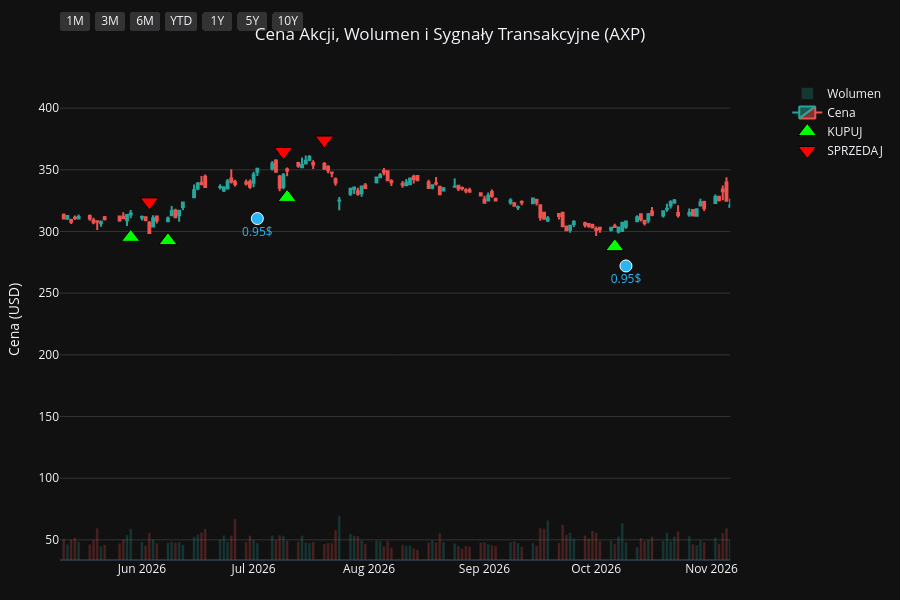
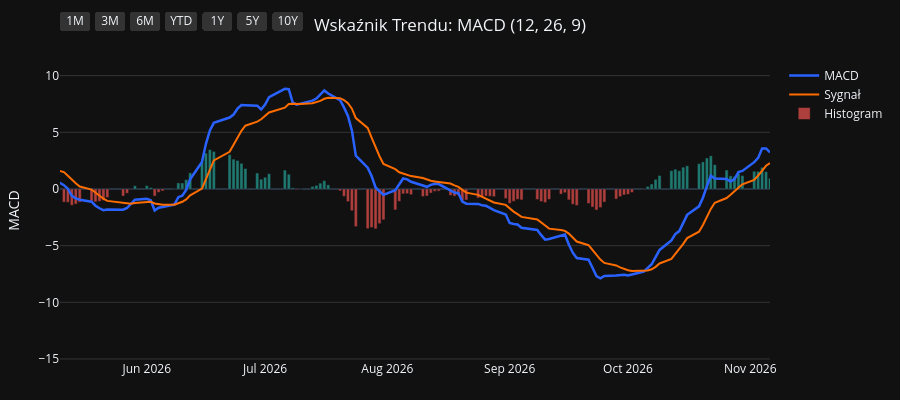
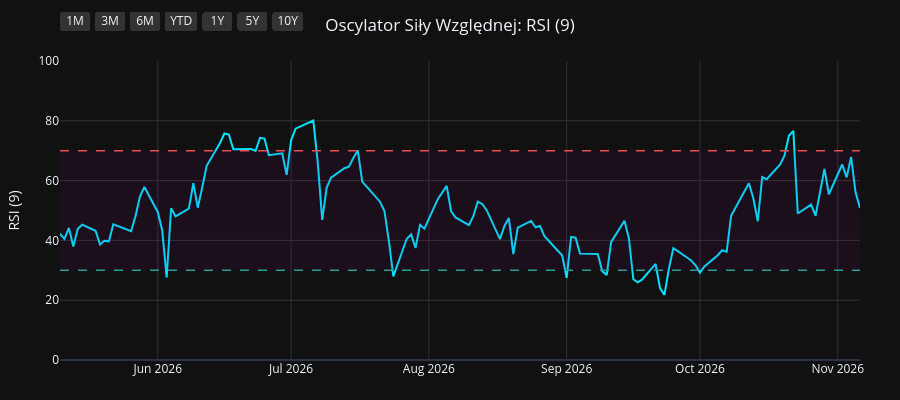
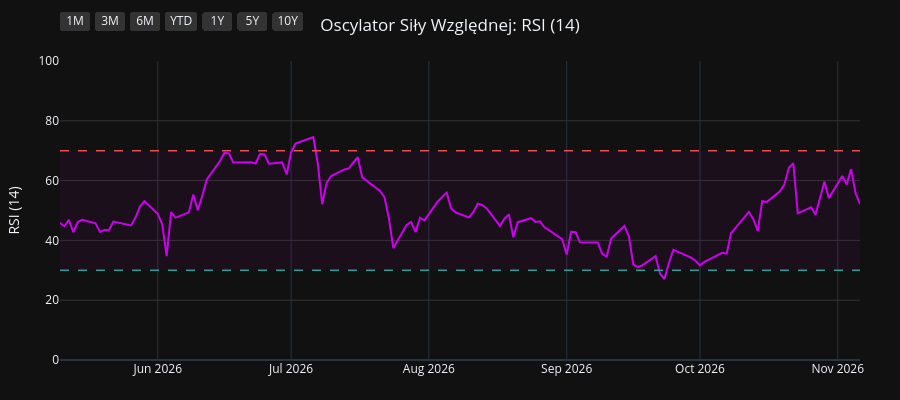

The code cell stored with these charts, in order, in its notebook:
### Code cell
import os
import yfinance as yf
import pandas as pd
import pandas_ta as ta
import plotly.graph_objects as go
from plotly.subplots import make_subplots

# 1. Pobranie i przygotowanie danych
symbol = os.environ.get("STOCK_TICKER", "").strip().upper()
if not symbol:
    raise RuntimeError("Set STOCK_TICKER before running price_extractor.ipynb")
df = yf.Ticker(symbol).history(period="10y")
df.index = df.index.tz_localize(None)

# Wskaźniki i sygnały
df.ta.macd(fast=12, slow=26, signal=9, append=True)
df.ta.rsi(length=9, append=True)
df.ta.rsi(length=14, append=True)
df.ta.rsi(length=21, append=True)
df.dropna(inplace=True)

macd = df['MACD_12_26_9']
signal = df['MACDs_12_26_9']
wczorajszy_macd = macd.shift(1)
wczorajszy_signal = signal.shift(1)

df['Decyzja'] = 'BRAK'
df.loc[(macd > signal) & (wczorajszy_macd <= wczorajszy_signal), 'Decyzja'] = 'KUPUJ'
df.loc[(macd < signal) & (wczorajszy_macd >= wczorajszy_signal), 'Decyzja'] = 'SPRZEDAJ'

df_kupuj = df[df['Decyzja'] == 'KUPUJ']
df_sprzedaj = df[df['Decyzja'] == 'SPRZEDAJ']
df_dywidendy = df[df['Dividends'] > 0]
df_splity = df[df['Stock Splits'] > 0]

# Wspólna konfiguracja osi X
konfiguracja_osi_x = dict(
    type="date",
    showspikes=True, spikemode="across", spikesnap="cursor", spikedash="dot", spikecolor="#ffffff", spikethickness=1, hoverformat="%Y-%m-%d",
    rangeselector=dict(
        buttons=list([
            dict(count=1, label="1M", step="month", stepmode="backward"),
            dict(count=3, label="3M", step="month", stepmode="backward"),
            dict(count=6, label="6M", step="month", stepmode="backward"),
            dict(count=1, label="YTD", step="year", stepmode="todate"),
            dict(count=1, label="1Y", step="year", stepmode="backward"),
            dict(count=5, label="5Y", step="year", stepmode="backward"),
            dict(step="all", label="10Y")
        ]),
        bgcolor="#333333", activecolor="#2962ff", x=0, y=1.1
    )
)

# ==========================================
# WYKRES 1: CENA + WOLUMEN + SYGNAŁY
# ==========================================
fig1 = make_subplots(specs=[[{"secondary_y": True}]])

kolory_wolumenu = ['#26a69a' if row['Close'] >= row['Open'] else '#ef5350' for index, row in df.iterrows()]
fig1.add_trace(go.Bar(x=df.index, y=df['Volume'], marker_color=kolory_wolumenu, opacity=0.25, name='Wolumen'), secondary_y=True)
fig1.add_trace(go.Candlestick(x=df.index, open=df['Open'], high=df['High'], low=df['Low'], close=df['Close'], name='Cena', increasing_line_color='#26a69a', decreasing_line_color='#ef5350'), secondary_y=False)
fig1.add_trace(go.Scatter(x=df_kupuj.index, y=df_kupuj['Low'] * 0.95, customdata=df_kupuj[['Low', 'High']], mode='markers', marker=dict(symbol='triangle-up', size=16, color='#00ff00', line=dict(width=1, color='black')), name='KUPUJ', hovertemplate='KUPUJ<br>Najniższa: %{customdata[0]:.2f}<br>Najwyższa: %{customdata[1]:.2f}<extra></extra>'), secondary_y=False)
fig1.add_trace(go.Scatter(x=df_sprzedaj.index, y=df_sprzedaj['High'] * 1.05, customdata=df_sprzedaj[['Low', 'High']], mode='markers', marker=dict(symbol='triangle-down', size=16, color='#ff0000', line=dict(width=1, color='black')), name='SPRZEDAJ', hovertemplate='SPRZEDAJ<br>Najniższa: %{customdata[0]:.2f}<br>Najwyższa: %{customdata[1]:.2f}<extra></extra>'), secondary_y=False)

if not df_dywidendy.empty:
    fig1.add_trace(go.Scatter(x=df_dywidendy.index, y=df_dywidendy['Low'] * 0.90, mode='markers+text', marker=dict(symbol='circle', size=12, color='#29b6f6', line=dict(width=1, color='white')), text=df_dywidendy['Dividends'].apply(lambda x: f"{x}$"), textposition="bottom center", name='Dywidenda', showlegend=False, hovertemplate='Dywidenda: %{text}<extra></extra>', textfont=dict(color="#29b6f6")), secondary_y=False)
if not df_splity.empty:
                    fig1.add_trace(go.Scatter(x=df_splity.index, y=df_splity['High'], mode='markers+text', marker=dict(symbol='star', size=16, color='#ffee58', line=dict(width=1, color='black')), text=df_splity['Stock Splits'].apply(lambda x: f"{x:g}:1" if x >= 1 else f"1:{1 / x:g}"), textposition="top center", name='Split', hovertemplate='%{text}<extra></extra>', textfont=dict(color="#ffee58")), secondary_y=False)

fig1.update_layout(title=dict(text=f"Cena Akcji, Wolumen i Sygnały Transakcyjne ({symbol})", x=0.5, xanchor='center'), dragmode='pan', xaxis_rangeslider_visible=False, template='plotly_dark', height=600, hovermode='x unified', margin=dict(l=60, r=40, t=60, b=40))
fig1.update_xaxes(**konfiguracja_osi_x)
fig1.update_xaxes(range=[df.index.max() - pd.Timedelta(days=180), df.index.max()])
fig1.update_yaxes(title_text="Cena (USD)", secondary_y=False, gridcolor='#333333')
fig1.update_yaxes(range=[0, df['Volume'].max() * 4], showgrid=False, showticklabels=False, secondary_y=True)
fig1.show(config={'scrollZoom': True})

# ==========================================
# WYKRES 2: WSKAŹNIK MACD
# ==========================================
fig2 = go.Figure()
fig2.add_trace(go.Scatter(x=df.index, y=df['MACD_12_26_9'], line=dict(color='#2962ff', width=2.5), name='MACD'))
fig2.add_trace(go.Scatter(x=df.index, y=df['MACDs_12_26_9'], line=dict(color='#ff6d00', width=2), name='Sygnał'))
kolory_macd = ['#26a69a' if val >= 0 else '#ef5350' for val in df['MACDh_12_26_9']]
fig2.add_trace(go.Bar(x=df.index, y=df['MACDh_12_26_9'], marker_color=kolory_macd, name='Histogram', opacity=0.7))
fig2.update_layout(title=dict(text="Wskaźnik Trendu: MACD (12, 26, 9)", x=0.5, xanchor='center'), dragmode='pan', xaxis_rangeslider_visible=False, template='plotly_dark', height=400, hovermode='x unified', margin=dict(l=60, r=40, t=60, b=40))
fig2.update_xaxes(**konfiguracja_osi_x)
fig2.update_xaxes(range=[df.index.max() - pd.Timedelta(days=180), df.index.max()])
fig2.update_yaxes(title_text="MACD", gridcolor='#333333')
fig2.show(config={'scrollZoom': True})

# ==========================================
# WYKRES 3: OSCYLATOR RSI (9)
# ==========================================
fig3 = go.Figure()
fig3.add_trace(go.Scatter(x=df.index, y=df['RSI_9'], line=dict(color='#00e5ff', width=2), name='RSI (9)'))
fig3.add_hline(y=70, line_dash="dash", line_color="#ef5350", line_width=1.5)
fig3.add_hline(y=30, line_dash="dash", line_color="#26a69a", line_width=1.5)
fig3.add_hrect(y0=30, y1=70, line_width=0, fillcolor="purple", opacity=0.1)
fig3.update_layout(title=dict(text="Oscylator Siły Względnej: RSI (9)", x=0.5, xanchor='center'), dragmode='pan', xaxis_rangeslider_visible=False, template='plotly_dark', height=400, hovermode='x unified', margin=dict(l=60, r=40, t=60, b=40))
fig3.update_xaxes(**konfiguracja_osi_x)
fig3.update_xaxes(range=[df.index.max() - pd.Timedelta(days=180), df.index.max()])
fig3.update_yaxes(title_text="RSI (9)", range=[0, 100], gridcolor='#333333')
fig3.show(config={'scrollZoom': True})

# ==========================================
# WYKRES 4: OSCYLATOR RSI (14)
# ==========================================
fig4 = go.Figure()
fig4.add_trace(go.Scatter(x=df.index, y=df['RSI_14'], line=dict(color='#d500f9', width=2), name='RSI (14)'))
fig4.add_hline(y=70, line_dash="dash", line_color="#ef5350", line_width=1.5)
fig4.add_hline(y=30, line_dash="dash", line_color="#26a69a", line_width=1.5)
fig4.add_hrect(y0=30, y1=70, line_width=0, fillcolor="purple", opacity=0.1)
fig4.update_layout(title=dict(text="Oscylator Siły Względnej: RSI (14)", x=0.5, xanchor='center'), dragmode='pan', xaxis_rangeslider_visible=False, template='plotly_dark', height=400, hovermode='x unified', margin=dict(l=60, r=40, t=60, b=40))
fig4.update_xaxes(**konfiguracja_osi_x)
fig4.update_xaxes(range=[df.index.max() - pd.Timedelta(days=180), df.index.max()])
fig4.update_yaxes(title_text="RSI (14)", range=[0, 100], gridcolor='#333333')
fig4.show(config={'scrollZoom': True})

# ==========================================
# WYKRES 5: OSCYLATOR RSI (21)
# ==========================================
fig5 = go.Figure()
fig5.add_trace(go.Scatter(x=df.index, y=df['RSI_21'], line=dict(color='#64dd17', width=2), name='RSI (21)'))
fig5.add_hline(y=70, line_dash="dash", line_color="#ef5350", line_width=1.5)
fig5.add_hline(y=30, line_dash="dash", line_color="#26a69a", line_width=1.5)
fig5.add_hrect(y0=30, y1=70, line_width=0, fillcolor="purple", opacity=0.1)
fig5.update_layout(title=dict(text="Oscylator Siły Względnej: RSI (21)", x=0.5, xanchor='center'), dragmode='pan', xaxis_rangeslider_visible=False, template='plotly_dark', height=400, hovermode='x unified', margin=dict(l=60, r=40, t=60, b=40))
fig5.update_xaxes(**konfiguracja_osi_x)
fig5.update_xaxes(range=[df.index.max() - pd.Timedelta(days=180), df.index.max()])
fig5.update_yaxes(title_text="RSI (21)", range=[0, 100], gridcolor='#333333')
fig5.show(config={'scrollZoom': True})

### Figure 1 — Plotly figure (JSON) as saved in the notebook; plotly's stock layout.template omitted (floating-point values rounded to 4 significant figures; data arrays with more than 128 entries replaced by an {"elided": "..."} marker saying what was removed)
{"data": [{"marker": {"color": {"elided": "2481 str values"}}, "name": "Wolumen", "opacity": 0.25, "type": "bar", "x": {"elided": "2481 str values"}, "xaxis": "x", "y": {"elided": "2481 int values"}, "yaxis": "y2"}, {"close": {"elided": "2481 float values"}, "decreasing": {"line": {"color": "#ef5350"}}, "high": {"elided": "2481 float values"}, "increasing": {"line": {"color": "#26a69a"}}, "low": {"elided": "2481 float values"}, "name": "Cena", "open": {"elided": "2481 float values"}, "type": "candlestick", "x": {"elided": "2481 str values"}, "xaxis": "x", "yaxis": "y"}, {"customdata": {"elided": "100x2 float values"}, "hovertemplate": "KUPUJ<br>Najniższa: %{customdata[0]:.2f}<br>Najwyższa: %{customdata[1]:.2f}<extra></extra>", "marker": {"color": "#00ff00", "line": {"color": "black", "width": 1}, "size": 16, "symbol": "triangle-up"}, "mode": "markers", "name": "KUPUJ", "type": "scatter", "x": ["2017-01-10T00:00:00", "2017-02-10T00:00:00", "2017-04-20T00:00:00", "2017-06-01T00:00:00", "2017-08-16T00:00:00", "2017-09-13T00:00:00", "2017-10-26T00:00:00", "2017-11-29T00:00:00", "2017-12-18T00:00:00", "2018-01-04T00:00:00", "2018-02-15T00:00:00", "2018-03-09T00:00:00", "2018-04-05T00:00:00", "2018-05-09T00:00:00", "2018-05-21T00:00:00", "2018-07-05T00:00:00", "2018-08-08T00:00:00", "2018-08-16T00:00:00", "2018-09-11T00:00:00", "2018-11-02T00:00:00", "2018-11-26T00:00:00", "2019-01-07T00:00:00", "2019-03-01T00:00:00", "2019-03-13T00:00:00", "2019-04-17T00:00:00", "2019-05-21T00:00:00", "2019-06-10T00:00:00", "2019-07-03T00:00:00", "2019-07-09T00:00:00", "2019-09-06T00:00:00", "2019-09-12T00:00:00", "2019-10-11T00:00:00", "2019-12-10T00:00:00", "2020-01-09T00:00:00", "2020-02-14T00:00:00", "2020-03-26T00:00:00", "2020-05-18T00:00:00", "2020-07-16T00:00:00", "2020-08-06T00:00:00", "2020-08-27T00:00:00", "2020-10-05T00:00:00", "2020-11-09T00:00:00", "2021-01-07T00:00:00", "2021-02-05T00:00:00", "2021-04-07T00:00:00", "2021-04-28T00:00:00", "2021-05-28T00:00:00", "2021-06-25T00:00:00", "2021-07-06T00:00:00", "2021-08-27T00:00:00", "2021-09-16T00:00:00", "2021-10-18T00:00:00", "2021-11-10T00:00:00", "2021-12-08T00:00:00", "2021-12-21T00:00:00", "2022-01-26T00:00:00", "2022-03-17T00:00:00", "2022-04-20T00:00:00", "2022-05-25T00:00:00", "2022-07-06T00:00:00", "2022-09-12T00:00:00", "2022-10-06T00:00:00", "2022-10-13T00:00:00", "2022-11-29T00:00:00", "2023-01-06T00:00:00", "2023-03-31T00:00:00", "2023-05-18T00:00:00", "2023-07-05T00:00:00", "2023-07-18T00:00:00", "2023-08-30T00:00:00", "2023-09-01T00:00:00", "2023-10-10T00:00:00", "2023-11-01T00:00:00", "2023-12-14T00:00:00", "2024-01-26T00:00:00", "2024-04-22T00:00:00", "2024-05-09T00:00:00", "2024-06-25T00:00:00", "2024-07-29T00:00:00", "2024-08-15T00:00:00", "2024-09-16T00:00:00", "2024-10-04T00:00:00", "2024-10-15T00:00:00", "2024-11-06T00:00:00", "2024-11-21T00:00:00", "2025-01-15T00:00:00", "2025-03-20T00:00:00", "2025-04-14T00:00:00", "2025-06-25T00:00:00", "2025-08-13T00:00:00", "2025-09-17T00:00:00", "2025-10-17T00:00:00", "2025-12-03T00:00:00", "2026-02-09T00:00:00", "2026-03-17T00:00:00", "2026-03-19T00:00:00", "2026-05-29T00:00:00", "2026-06-08T00:00:00", "2026-07-10T00:00:00", "2026-10-06T00:00:00"], "xaxis": "x", "y": [63.41, 65.17, 64.79, 64.36, 73.04, 72.53, 79.21, 80.58, 83.43, 84.51, 80.72, 82.09, 79.64, 84.47, 86.05, 83.18, 86.75, 86.8, 90.72, 87.98, 91.35, 83.3, 92.9, 94.52, 95.86, 102.8, 104.6, 108.0, 107.3, 103.7, 102.7, 100.8, 104.1, 110.0, 117.1, 79.09, 75.22, 84.14, 83.09, 86.65, 89.94, 97.31, 104.0, 111.3, 129.5, 132.8, 141.2, 149.7, 149.5, 147.2, 144.6, 155.8, 160.2, 149.5, 140.7, 155.0, 161.3, 168.5, 140.2, 124.3, 143.7, 128.1, 118.2, 136.2, 132.1, 146.9, 137.7, 158.6, 159.5, 146.5, 145.2, 136.8, 133.3, 161.3, 177.1, 210.4, 217.7, 211.2, 226.5, 227.4, 240.2, 250.9, 257.4, 266.6, 267.2, 283.4, 249.9, 235.7, 287.1, 283.4, 307.7, 310.9, 338.9, 334.9, 282.3, 274.2, 295.2, 292.6, 327.6, 287.7], "yaxis": "y"}, {"customdata": {"elided": "99x2 float values"}, "hovertemplate": "SPRZEDAJ<br>Najniższa: %{customdata[0]:.2f}<br>Najwyższa: %{customdata[1]:.2f}<extra></extra>", "marker": {"color": "#ff0000", "line": {"color": "black", "width": 1}, "size": 16, "symbol": "triangle-down"}, "mode": "markers", "name": "SPRZEDAJ", "type": "scatter", "x": ["2017-01-20T00:00:00", "2017-03-03T00:00:00", "2017-05-05T00:00:00", "2017-07-17T00:00:00", "2017-08-18T00:00:00", "2017-10-17T00:00:00", "2017-11-08T00:00:00", "2017-12-14T00:00:00", "2017-12-20T00:00:00", "2018-01-16T00:00:00", "2018-03-06T00:00:00", "2018-03-13T00:00:00", "2018-05-03T00:00:00", "2018-05-18T00:00:00", "2018-05-25T00:00:00", "2018-07-31T00:00:00", "2018-08-15T00:00:00", "2018-09-06T00:00:00", "2018-09-26T00:00:00", "2018-11-23T00:00:00", "2018-12-06T00:00:00", "2019-02-26T00:00:00", "2019-03-07T00:00:00", "2019-03-21T00:00:00", "2019-05-13T00:00:00", "2019-05-23T00:00:00", "2019-06-27T00:00:00", "2019-07-08T00:00:00", "2019-07-19T00:00:00", "2019-09-10T00:00:00", "2019-10-02T00:00:00", "2019-11-19T00:00:00", "2020-01-06T00:00:00", "2020-01-31T00:00:00", "2020-02-24T00:00:00", "2020-05-13T00:00:00", "2020-06-15T00:00:00", "2020-07-31T00:00:00", "2020-08-19T00:00:00", "2020-09-18T00:00:00", "2020-10-20T00:00:00", "2020-12-09T00:00:00", "2021-01-26T00:00:00", "2021-03-16T00:00:00", "2021-04-20T00:00:00", "2021-05-12T00:00:00", "2021-06-11T00:00:00", "2021-06-28T00:00:00", "2021-07-19T00:00:00", "2021-09-03T00:00:00", "2021-10-13T00:00:00", "2021-10-28T00:00:00", "2021-11-18T00:00:00", "2021-12-20T00:00:00", "2022-01-19T00:00:00", "2022-02-23T00:00:00", "2022-04-06T00:00:00", "2022-04-22T00:00:00", "2022-06-13T00:00:00", "2022-08-22T00:00:00", "2022-09-16T00:00:00", "2022-10-10T00:00:00", "2022-11-28T00:00:00", "2022-12-06T00:00:00", "2023-02-17T00:00:00", "2023-04-25T00:00:00", "2023-06-21T00:00:00", "2023-07-06T00:00:00", "2023-07-21T00:00:00", "2023-08-31T00:00:00", "2023-09-22T00:00:00", "2023-10-20T00:00:00", "2023-12-08T00:00:00", "2024-01-03T00:00:00", "2024-02-20T00:00:00", "2024-05-03T00:00:00", "2024-05-22T00:00:00", "2024-07-25T00:00:00", "2024-08-02T00:00:00", "2024-09-05T00:00:00", "2024-10-03T00:00:00", "2024-10-08T00:00:00", "2024-10-21T00:00:00", "2024-11-20T00:00:00", "2024-12-05T00:00:00", "2025-02-03T00:00:00", "2025-04-04T00:00:00", "2025-05-22T00:00:00", "2025-07-14T00:00:00", "2025-09-12T00:00:00", "2025-09-30T00:00:00", "2025-11-13T00:00:00", "2025-12-29T00:00:00", "2026-02-12T00:00:00", "2026-03-18T00:00:00", "2026-04-27T00:00:00", "2026-06-03T00:00:00", "2026-07-09T00:00:00", "2026-07-20T00:00:00"], "xaxis": "x", "y": [70.81, 74.26, 72.79, 79.36, 79.93, 85.8, 88.76, 91.9, 93.1, 95.72, 90.67, 91.83, 91.32, 95.08, 95.37, 95.3, 95.99, 99.7, 103.7, 100.6, 102.4, 102.1, 103.1, 106.5, 111.3, 113.7, 118.5, 119.6, 122.3, 114.3, 110.6, 115.5, 119.5, 127.3, 126.0, 79.47, 101.4, 91.81, 95.17, 103.2, 102.1, 121.0, 117.8, 144.2, 144.9, 153.2, 161.7, 165.9, 163.9, 158.9, 171.9, 177.0, 178.1, 156.2, 165.1, 192.5, 183.0, 184.2, 149.9, 158.6, 153.5, 139.9, 153.8, 158.4, 178.3, 160.4, 170.4, 174.2, 175.2, 162.7, 156.7, 150.2, 171.7, 190.3, 217.7, 238.4, 248.7, 251.0, 250.7, 259.4, 277.8, 279.9, 283.9, 296.2, 311.7, 326.4, 246.9, 298.6, 333.3, 341.4, 355.2, 388.2, 396.0, 373.6, 313.3, 333.0, 324.0, 364.8, 374.1], "yaxis": "y"}, {"hovertemplate": "Dywidenda: %{text}<extra></extra>", "marker": {"color": "#29b6f6", "line": {"color": "white", "width": 1}, "size": 12, "symbol": "circle"}, "mode": "markers+text", "name": "Dywidenda", "showlegend": false, "text": ["0.32$", "0.32$", "0.32$", "0.35$", "0.35$", "0.35$", "0.35$", "0.39$", "0.39$", "0.39$", "0.39$", "0.43$", "0.43$", "0.43$", "0.43$", "0.43$", "0.43$", "0.43$", "0.43$", "0.43$", "0.43$", "0.52$", "0.52$", "0.52$", "0.52$", "0.6$", "0.6$", "0.6$", "0.6$", "0.7$", "0.7$", "0.7$", "0.7$", "0.82$", "0.82$", "0.82$", "0.82$", "0.95$", "0.95$", "0.95$"], "textfont": {"color": "#29b6f6"}, "textposition": "bottom center", "type": "scatter", "x": ["2017-01-04T00:00:00", "2017-04-05T00:00:00", "2017-07-05T00:00:00", "2017-10-05T00:00:00", "2018-01-04T00:00:00", "2018-04-05T00:00:00", "2018-07-05T00:00:00", "2018-10-04T00:00:00", "2019-01-03T00:00:00", "2019-04-04T00:00:00", "2019-07-03T00:00:00", "2019-10-03T00:00:00", "2020-01-02T00:00:00", "2020-04-02T00:00:00", "2020-07-01T00:00:00", "2020-10-08T00:00:00", "2021-01-07T00:00:00", "2021-03-31T00:00:00", "2021-07-01T00:00:00", "2021-10-07T00:00:00", "2022-01-06T00:00:00", "2022-04-07T00:00:00", "2022-06-30T00:00:00", "2022-10-13T00:00:00", "2023-01-05T00:00:00", "2023-04-05T00:00:00", "2023-07-06T00:00:00", "2023-10-05T00:00:00", "2024-01-04T00:00:00", "2024-04-04T00:00:00", "2024-07-05T00:00:00", "2024-10-04T00:00:00", "2025-01-03T00:00:00", "2025-04-04T00:00:00", "2025-07-03T00:00:00", "2025-10-10T00:00:00", "2026-01-02T00:00:00", "2026-04-02T00:00:00", "2026-07-02T00:00:00", "2026-10-09T00:00:00"], "xaxis": "x", "y": [59.24, 61.54, 67.46, 72.48, 80.06, 75.44, 78.81, 86.53, 75.84, 89.39, 102.3, 91.29, 102.5, 62.89, 78.02, 87.06, 98.53, 119.0, 139.1, 147.0, 144.0, 152.4, 114.7, 112.0, 125.6, 138.3, 145.8, 126.0, 162.1, 191.9, 205.1, 237.7, 262.6, 202.4, 287.8, 281.2, 327.6, 261.8, 310.5, 272.0], "yaxis": "y"}], "layout": {"dragmode": "pan", "height": 600, "hovermode": "x unified", "margin": {"b": 40, "l": 60, "r": 40, "t": 60}, "title": {"text": "Cena Akcji, Wolumen i Sygnały Transakcyjne (AXP)", "x": 0.5, "xanchor": "center"}, "xaxis": {"anchor": "y", "domain": [0.0, 0.94], "hoverformat": "%Y-%m-%d", "range": ["2026-05-10T00:00:00", "2026-11-06T00:00:00"], "rangeselector": {"activecolor": "#2962ff", "bgcolor": "#333333", "buttons": [{"count": 1, "label": "1M", "step": "month", "stepmode": "backward"}, {"count": 3, "label": "3M", "step": "month", "stepmode": "backward"}, {"count": 6, "label": "6M", "step": "month", "stepmode": "backward"}, {"count": 1, "label": "YTD", "step": "year", "stepmode": "todate"}, {"count": 1, "label": "1Y", "step": "year", "stepmode": "backward"}, {"count": 5, "label": "5Y", "step": "year", "stepmode": "backward"}, {"label": "10Y", "step": "all"}], "x": 0, "y": 1.1}, "rangeslider": {"visible": false}, "showspikes": true, "spikecolor": "#ffffff", "spikedash": "dot", "spikemode": "across", "spikesnap": "cursor", "spikethickness": 1, "type": "date"}, "yaxis": {"anchor": "x", "domain": [0.0, 1.0], "gridcolor": "#333333", "title": {"text": "Cena (USD)"}}, "yaxis2": {"anchor": "x", "overlaying": "y", "range": [0, 69046800], "showgrid": false, "showticklabels": false, "side": "right"}}}

### Figure 2 — Plotly figure (JSON) as saved in the notebook; plotly's stock layout.template omitted (floating-point values rounded to 4 significant figures; data arrays with more than 128 entries replaced by an {"elided": "..."} marker saying what was removed)
{"data": [{"line": {"color": "#2962ff", "width": 2.5}, "name": "MACD", "type": "scatter", "x": {"elided": "2481 str values"}, "y": {"elided": "2481 float values"}}, {"line": {"color": "#ff6d00", "width": 2}, "name": "Sygnał", "type": "scatter", "x": {"elided": "2481 str values"}, "y": {"elided": "2481 float values"}}, {"marker": {"color": {"elided": "2481 str values"}}, "name": "Histogram", "opacity": 0.7, "type": "bar", "x": {"elided": "2481 str values"}, "y": {"elided": "2481 float values"}}], "layout": {"dragmode": "pan", "height": 400, "hovermode": "x unified", "margin": {"b": 40, "l": 60, "r": 40, "t": 60}, "title": {"text": "Wskaźnik Trendu: MACD (12, 26, 9)", "x": 0.5, "xanchor": "center"}, "xaxis": {"hoverformat": "%Y-%m-%d", "range": ["2026-05-10T00:00:00", "2026-11-06T00:00:00"], "rangeselector": {"activecolor": "#2962ff", "bgcolor": "#333333", "buttons": [{"count": 1, "label": "1M", "step": "month", "stepmode": "backward"}, {"count": 3, "label": "3M", "step": "month", "stepmode": "backward"}, {"count": 6, "label": "6M", "step": "month", "stepmode": "backward"}, {"count": 1, "label": "YTD", "step": "year", "stepmode": "todate"}, {"count": 1, "label": "1Y", "step": "year", "stepmode": "backward"}, {"count": 5, "label": "5Y", "step": "year", "stepmode": "backward"}, {"label": "10Y", "step": "all"}], "x": 0, "y": 1.1}, "rangeslider": {"visible": false}, "showspikes": true, "spikecolor": "#ffffff", "spikedash": "dot", "spikemode": "across", "spikesnap": "cursor", "spikethickness": 1, "type": "date"}, "yaxis": {"gridcolor": "#333333", "title": {"text": "MACD"}}}}

### Figure 3 — Plotly figure (JSON) as saved in the notebook; plotly's stock layout.template omitted (floating-point values rounded to 4 significant figures; data arrays with more than 128 entries replaced by an {"elided": "..."} marker saying what was removed)
{"data": [{"line": {"color": "#00e5ff", "width": 2}, "name": "RSI (9)", "type": "scatter", "x": {"elided": "2481 str values"}, "y": {"elided": "2481 float values"}}], "layout": {"dragmode": "pan", "height": 400, "hovermode": "x unified", "margin": {"b": 40, "l": 60, "r": 40, "t": 60}, "shapes": [{"line": {"color": "#ef5350", "dash": "dash", "width": 1.5}, "type": "line", "x0": 0, "x1": 1, "xref": "x domain", "y0": 70, "y1": 70, "yref": "y"}, {"line": {"color": "#26a69a", "dash": "dash", "width": 1.5}, "type": "line", "x0": 0, "x1": 1, "xref": "x domain", "y0": 30, "y1": 30, "yref": "y"}, {"fillcolor": "purple", "line": {"width": 0}, "opacity": 0.1, "type": "rect", "x0": 0, "x1": 1, "xref": "x domain", "y0": 30, "y1": 70, "yref": "y"}], "title": {"text": "Oscylator Siły Względnej: RSI (9)", "x": 0.5, "xanchor": "center"}, "xaxis": {"hoverformat": "%Y-%m-%d", "range": ["2026-05-10T00:00:00", "2026-11-06T00:00:00"], "rangeselector": {"activecolor": "#2962ff", "bgcolor": "#333333", "buttons": [{"count": 1, "label": "1M", "step": "month", "stepmode": "backward"}, {"count": 3, "label": "3M", "step": "month", "stepmode": "backward"}, {"count": 6, "label": "6M", "step": "month", "stepmode": "backward"}, {"count": 1, "label": "YTD", "step": "year", "stepmode": "todate"}, {"count": 1, "label": "1Y", "step": "year", "stepmode": "backward"}, {"count": 5, "label": "5Y", "step": "year", "stepmode": "backward"}, {"label": "10Y", "step": "all"}], "x": 0, "y": 1.1}, "rangeslider": {"visible": false}, "showspikes": true, "spikecolor": "#ffffff", "spikedash": "dot", "spikemode": "across", "spikesnap": "cursor", "spikethickness": 1, "type": "date"}, "yaxis": {"gridcolor": "#333333", "range": [0, 100], "title": {"text": "RSI (9)"}}}}

### Figure 4 — Plotly figure (JSON) as saved in the notebook; plotly's stock layout.template omitted (floating-point values rounded to 4 significant figures; data arrays with more than 128 entries replaced by an {"elided": "..."} marker saying what was removed)
{"data": [{"line": {"color": "#d500f9", "width": 2}, "name": "RSI (14)", "type": "scatter", "x": {"elided": "2481 str values"}, "y": {"elided": "2481 float values"}}], "layout": {"dragmode": "pan", "height": 400, "hovermode": "x unified", "margin": {"b": 40, "l": 60, "r": 40, "t": 60}, "shapes": [{"line": {"color": "#ef5350", "dash": "dash", "width": 1.5}, "type": "line", "x0": 0, "x1": 1, "xref": "x domain", "y0": 70, "y1": 70, "yref": "y"}, {"line": {"color": "#26a69a", "dash": "dash", "width": 1.5}, "type": "line", "x0": 0, "x1": 1, "xref": "x domain", "y0": 30, "y1": 30, "yref": "y"}, {"fillcolor": "purple", "line": {"width": 0}, "opacity": 0.1, "type": "rect", "x0": 0, "x1": 1, "xref": "x domain", "y0": 30, "y1": 70, "yref": "y"}], "title": {"text": "Oscylator Siły Względnej: RSI (14)", "x": 0.5, "xanchor": "center"}, "xaxis": {"hoverformat": "%Y-%m-%d", "range": ["2026-05-10T00:00:00", "2026-11-06T00:00:00"], "rangeselector": {"activecolor": "#2962ff", "bgcolor": "#333333", "buttons": [{"count": 1, "label": "1M", "step": "month", "stepmode": "backward"}, {"count": 3, "label": "3M", "step": "month", "stepmode": "backward"}, {"count": 6, "label": "6M", "step": "month", "stepmode": "backward"}, {"count": 1, "label": "YTD", "step": "year", "stepmode": "todate"}, {"count": 1, "label": "1Y", "step": "year", "stepmode": "backward"}, {"count": 5, "label": "5Y", "step": "year", "stepmode": "backward"}, {"label": "10Y", "step": "all"}], "x": 0, "y": 1.1}, "rangeslider": {"visible": false}, "showspikes": true, "spikecolor": "#ffffff", "spikedash": "dot", "spikemode": "across", "spikesnap": "cursor", "spikethickness": 1, "type": "date"}, "yaxis": {"gridcolor": "#333333", "range": [0, 100], "title": {"text": "RSI (14)"}}}}
